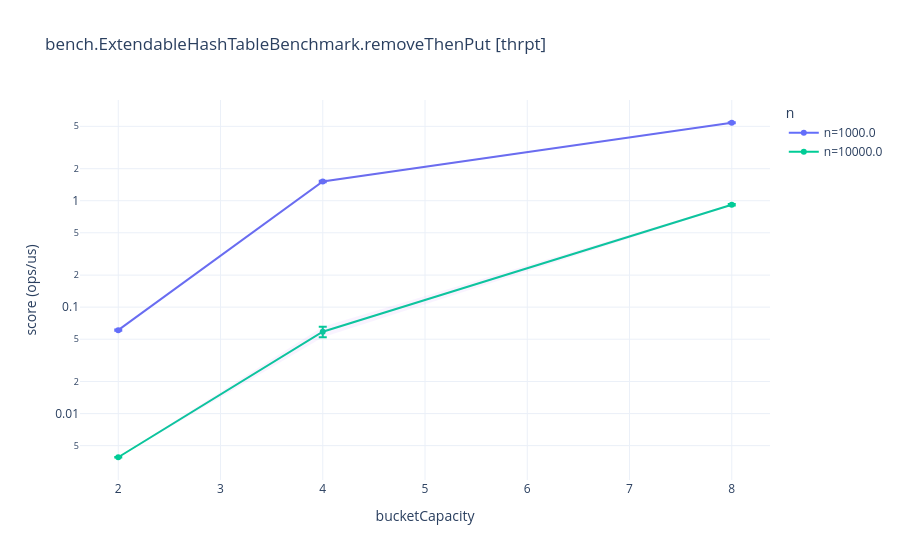

The notebook cell this image was saved under:
### Markdown cell above
### bench.ExtendableHashTableBenchmark.removeThenPut
**mode**: `thrpt`

### Code cell
g = df[(df['benchmark'] == "bench.ExtendableHashTableBenchmark.removeThenPut") & (df['mode'] == "thrpt")].copy()
fig, x_param, series_param, varying = build_chart(g, "bench.ExtendableHashTableBenchmark.removeThenPut [thrpt]")
fig.show()
table_cols = ['benchmark', 'mode'] + [c for c in param_cols if c in g.columns] + ['score', 'scoreError', 'ciLow', 'ciHigh', 'unit']
display(g[table_cols].sort_values(table_cols[:2]).reset_index(drop=True))

### Figure 1 — Plotly figure (JSON) as saved in the notebook; plotly's stock layout.template omitted (floating-point values rounded to 4 significant figures)
{"data": [{"error_y": {"array": [0.0008445, 0.02411, 0.06738], "type": "data", "visible": true}, "mode": "lines+markers", "name": "n=1000.0", "type": "scatter", "x": [2.0, 4.0, 8.0], "y": [0.06083, 1.515, 5.402]}, {"fill": "toself", "hoverinfo": "skip", "line": {"width": 0}, "mode": "lines", "opacity": 0.15, "showlegend": false, "type": "scatter", "x": [2.0, 4.0, 8.0, 8.0, 4.0, 2.0], "y": [0.06167, 1.539, 5.469, 5.335, 1.491, 0.05998]}, {"error_y": {"array": [2.326e-05, 0.006507, 0.01326], "type": "data", "visible": true}, "mode": "lines+markers", "name": "n=10000.0", "type": "scatter", "x": [2.0, 4.0, 8.0], "y": [0.003888, 0.05877, 0.9159]}, {"fill": "toself", "hoverinfo": "skip", "line": {"width": 0}, "mode": "lines", "opacity": 0.15, "showlegend": false, "type": "scatter", "x": [2.0, 4.0, 8.0, 8.0, 4.0, 2.0], "y": [0.003911, 0.06527, 0.9291, 0.9026, 0.05226, 0.003865]}], "layout": {"legend": {"title": {"text": "n"}}, "title": {"text": "bench.ExtendableHashTableBenchmark.removeThenPut [thrpt]"}, "xaxis": {"title": {"text": "bucketCapacity"}}, "yaxis": {"title": {"text": "score (ops/us)"}, "type": "log"}}}
